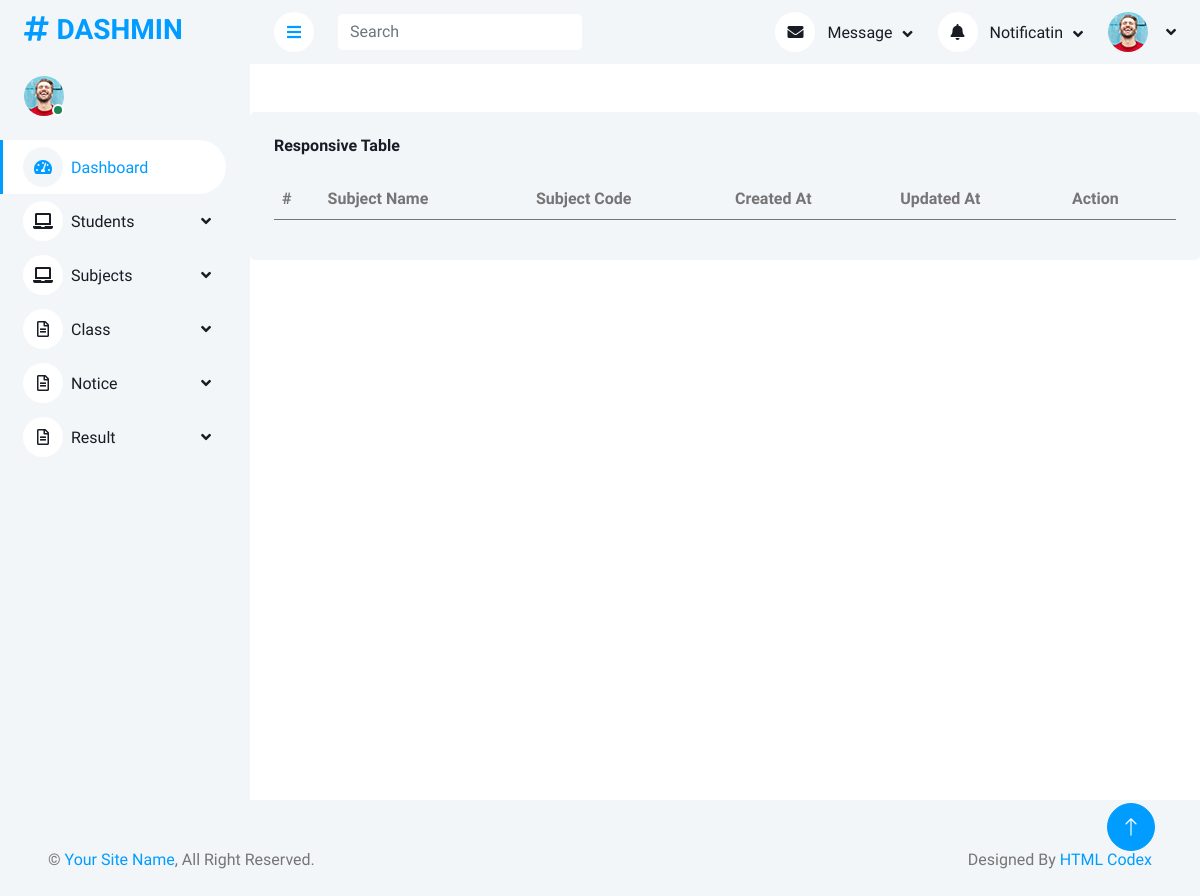
/manage/manage_subject/, run on an earlier commit of the app's database.
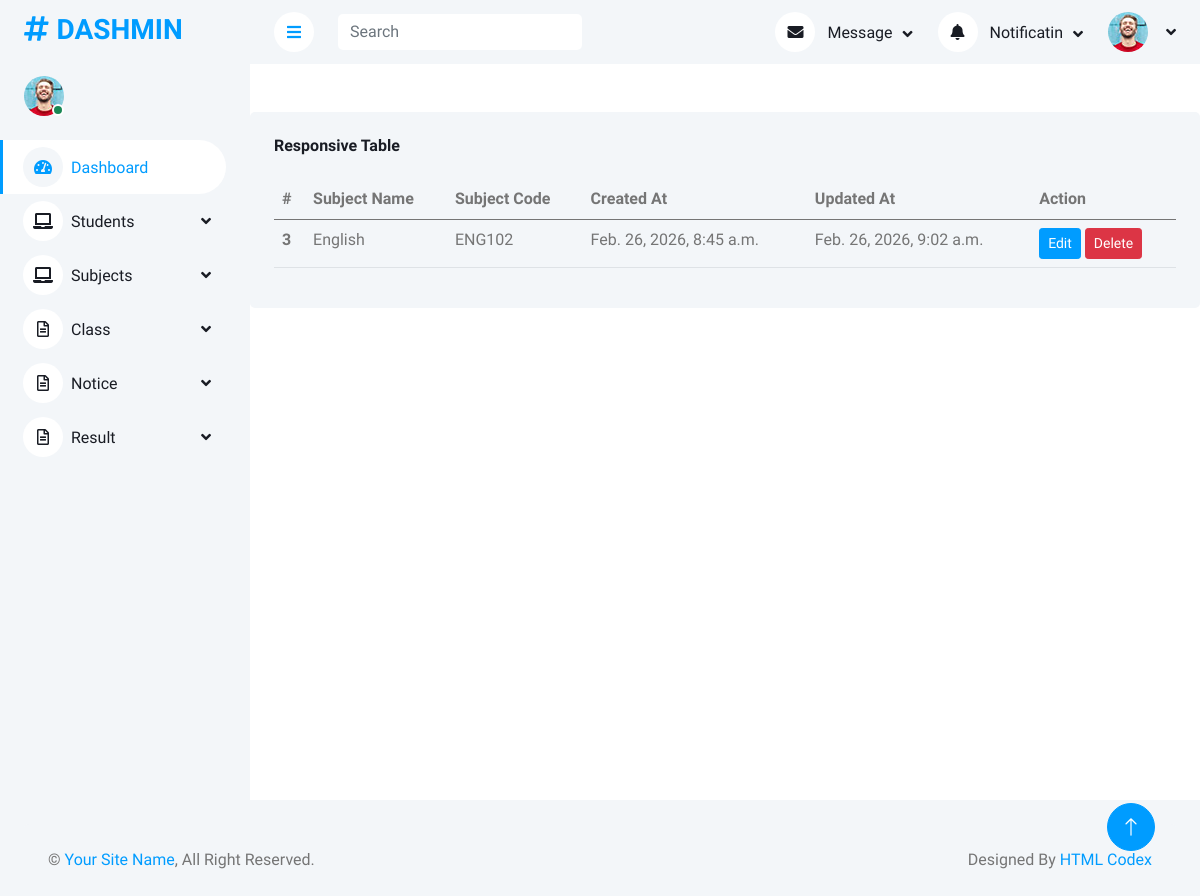
And on a later commit of the database.
### AdminApp/models.py (models this page shows, shortened)
class SubjectDb(models.Model):
    Subject_Name=models.CharField(max_length=100,null=True,blank=True)
    Subject_Code=models.CharField(max_length=100,null=True,blank=True)
    Created_At=models.DateTimeField(auto_now_add=True)
    Updated_At=models.DateTimeField(auto_now=True)

### AdminApp/views.py (the view)
# urls.py: path('manage_subject/',views.manage_subject,name='manage_subject'),
def manage_subject(request):
    data=SubjectDb.objects.all()
    return render(request,'Manage_Subject.html',{'data':data})

### AdminApp/templates/Manage_Subject.html (shortened to what this page needs)
<!DOCTYPE html>
{% extends 'Dashboard.html' %}
{% block content %}
<html lang="en">
<head>
</head>
<body>
    <div class="col-12 mt-5">
        <div class="bg-light rounded h-100 p-4">
            <h6 class="mb-4">Responsive Table</h6>
            <div class="table-responsive">
                <table class="table">
                    <thead>
                        <tr>
                            <th scope="col">#</th>
                            <th scope="col"> Subject Name</th>
                            <th scope="col">Subject Code</th>
                            <th scope="col">Created At</th>
                            <th scope="col">Updated At</th>
                            <th scope="col">Action</th>
                        </tr>
                    </thead>
                    <tbody>
                        {% for sub in data %}
                        <tr>
                            <th scope="row">{{ sub.id }}</th>
                            <td>{{ sub.Subject_Name }}</td>
                            <td>{{ sub.Subject_Code }}</td>
                            <td>{{ sub.Created_At }}</td>
                            <td>{{ sub.Updated_At }}</td>
                            <td>
                                <a href="{% url 'edit_subject' sub.id %}" class="btn btn-sm btn-primary">Edit</a>
                                <a href="{% url 'delete_subject' sub.id%}" class="btn btn-sm btn-danger">Delete</a>
                            </td>
                        </tr>
                        {% endfor%}
                    </tbody>
                </table>
            </div>
        </div>
    </div>
</body>
</html>
{% endblock %}

What changed in the data, as far as the page shows it:
added SubjectDb: id "3", Subject_Name "English", Subject_Code "ENG102", Created_At "Feb. 26, 2026, 8:45 a.m.", Updated_At "Feb. 26, 2026, 9:02 a.m."
